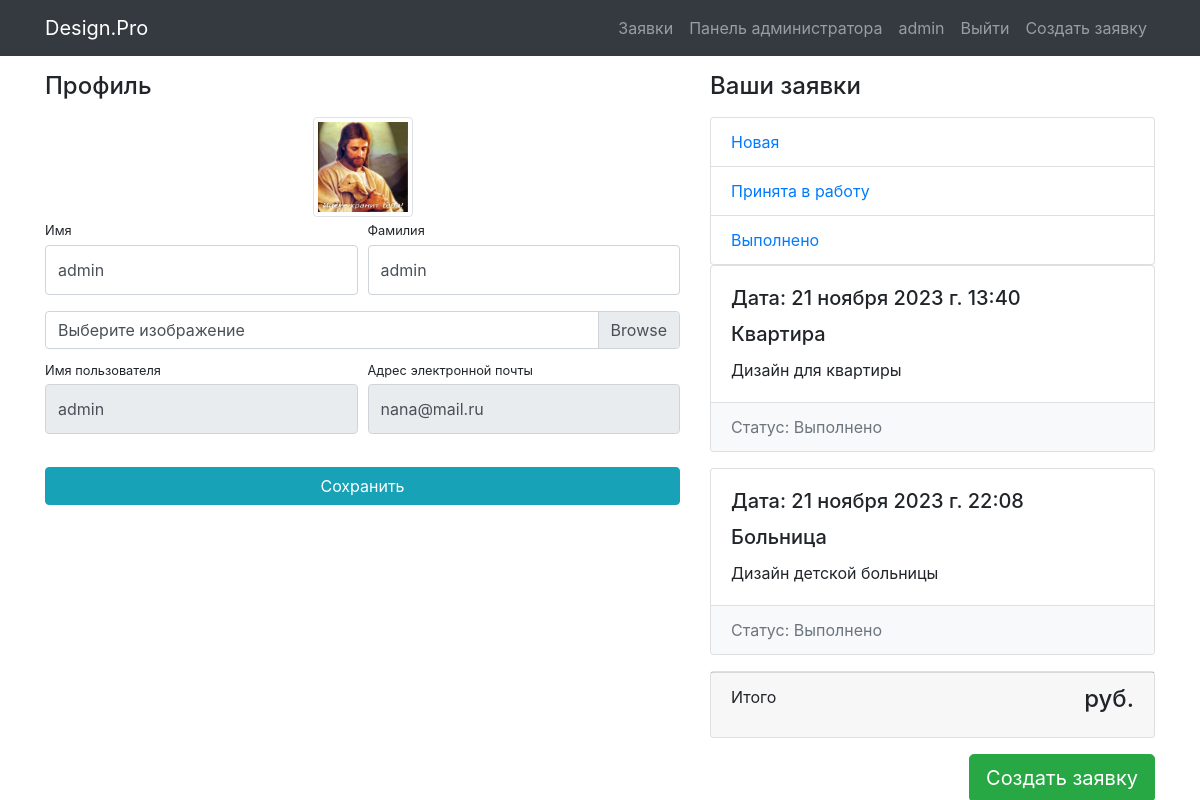
/users/profile/ (signed in), run on the app's committed database.
### users/models.py (models this page shows)
class User(AbstractUser):
    image = models.ImageField(upload_to='users_images', blank=True)

### main/models.py (models this page shows, shortened)
class ApplicationStatus(models.Model):
    name = models.CharField(max_length=64, unique=True)
    class Meta:
        verbose_name_plural = 'Application Statuses'
    def __str__(self):
        return self.name

class Application(models.Model):
    name = models.CharField(max_length=125)
    imageofapp = models.ImageField(upload_to='applications_image')
    description = models.TextField(max_length=256)
    category = models.ForeignKey(ApplicationCategory, on_delete=models.CASCADE)
    status = models.ForeignKey(ApplicationStatus, on_delete=models.CASCADE, default=1)
    created_timestamp = models.DateTimeField(auto_now_add=True)
    author = models.ForeignKey(User, on_delete=models.CASCADE, null=True)

### users/views.py (the view)
# urls.py: path('profile/', profile, name='profile'),
@login_required()
def profile(request, status_id=None):
    user = request.user
    if request.method == 'POST':
        form = UserProfileForm(data=request.POST, files=request.FILES, instance=user)
        if form.is_valid():
            form.save()
            messages.success(request, 'Данные изменены')
            return HttpResponseRedirect(reverse('users:profile'))
    else:
        form = UserProfileForm(instance=user)
    usersapplications = Application.objects.filter(author=user)
    context = {
        'form': form,
        'title': 'Design.Pro - Личный кабинет',
        'usersapplications': usersapplications,
        'statuses': ApplicationStatus.objects.all(),
    }
    if status_id:
        usersapplications = Application.objects.filter(status_id=status_id, author=request.user)
    else:
        usersapplications = Application.objects.filter(author=user)
    context.update({'usersapplications': usersapplications})
    return render(request, 'users/profile.html', context)

### users/forms.py
class UserProfileForm(UserChangeForm):
    username = forms.CharField(widget=forms.TextInput(attrs={'readonly': True}))
    email = forms.CharField(widget=forms.EmailInput(attrs={'readonly': True}))
    image = forms.ImageField(widget=forms.FileInput(), required=False)
    class Meta:
        model = User
        fields = ('username', 'email', 'first_name', 'last_name', 'image')
    def __init__(self, *args, **kwargs):
        super(UserProfileForm, self).__init__(*args, **kwargs)
        for field_name, filed in self.fields.items():
            filed.widget.attrs['class'] = 'form-control py-4'
        self.fields['image'].widget.attrs['class'] = 'custom-file-input'

### users/templates/users/profile.html (shortened to what this page needs)
{% extends 'main/base.html' %}
{% load static %}
{% block css %} <link href="{% static 'css/profile.css' %}" rel="stylesheet"> {% endblock %}
{% block content %}
    <div class="container">
    <div class="row">
        <div class="col-lg-7">
            <h4 class="mt-3 mb-3">Профиль</h4>
            <div class="col-lg-12 text-center">
                <img width="100" height="100"
                     src="{% if user.image %} {{ user.image.url }} {% else %} {% static 'vendor/img/users/default_avatar.jpg' %} {% endif %}"
                     class="img-thumbnail">
            </div>
            <form action="{% url 'users:profile' %}" method="post" enctype="multipart/form-data">
                <div class="form-row">
                    <div class="col-lg-6">
                        <div class="form-group">
                            <label class="small mb-1" for="{{ form.first_name.id_for_label }}">Имя</label>
                            {{ form.first_name }}
                        </div>
                    </div>
                    <div class="col-lg-6">
                        <div class="form-group">
                            <label class="small mb-1" for="{{ form.last_name.id_for_label }}">Фамилия</label>
                            {{ form.last_name }}
                        </div>
                    </div>
                </div>
                <div class="form-row mb-2">
                    <div class="col-lg-12">
                        <div class="custom-file">
                            <label class="custom-file-label" for="{{ form.image.id_for_label }}">Выберите изображение</label>
                        </div>
                    </div>
                </div>
                <div class="form-row">
                    <div class="col-lg-6">
                        <label class="small mb-1" for="{{ form.username.id_for_label }}">Имя пользователя</label>
                        {{ form.username }}
                    </div>
                    <div class="col-lg-6">
                        <label class="small mb-1" for="{{ form.email.id_for_label }}">Адрес электронной
                            почты</label>
                        {{ form.email }}
                    </div>
                </div>
                <div class="form-row">
                    <div class="col-lg-12" style="margin-top: 33px;">
                        <input class="btn btn-info btn-block" type="submit" value="Сохранить">
                    </div>
                </div>
            </form>
        </div>
        {% include 'main/users_applications.html' %}
    </div>
</div>
{% endblock %}

### main/templates/main/base.html (shortened to what this page needs)
{% load static %}
<!DOCTYPE html>
<html lang="en">
<head>
    <link href="{% static 'vendor/bootstrap/css/bootstrap.min.css' %}" rel="stylesheet">
    {% block css %} <link href="{% static 'css/index.css' %}" rel="stylesheet"> {% endblock %}
</head>
<body>
<nav class="navbar navbar-expand-lg navbar-dark bg-dark fixed-top">
    <div class="container">
        <a class="navbar-brand" href="{% url 'index' %}">Design.Pro</a>
        <div class="collapse navbar-collapse" id="navbarResponsive">
            <ul class="navbar-nav ml-auto">
                <li class="nav-item">
                        <a class="nav-link" href="{% url 'applications:index' %}">Заявки
                        </a>
                </li>
                {% if user.is_authenticated %}
                    {% if user.is_staff %}
                        <li class="nav-item">
                            <a class="nav-link" href="{% url 'admin:index' %}">Панель администратора
                            </a>
                        </li>
                    {% endif %}
                    <li class="nav-item">
                        <a class="nav-link" href="{% url 'users:profile' %}">{{ user.username }}
                        </a>
                    </li>
                    <li class="nav-item">
                        <a class="nav-link" href="{% url 'users:logout' %}">Выйти </a>
                    </li>
                    <li class="nav-item">
                        <a class="nav-link" href="{% url 'applications:application_create' %}">Создать заявку</a>
                    </li>
                {% else %}
                    <li class="nav-item">
                        <a class="nav-link" href="{% url 'users:login' %}">Войти <i class="fas fa-sign-in-alt"></i></a>
                    </li>
                {% endif %}
            </ul>
        </div>
    </div>
</nav>
{% block content %} {% endblock %}
</body>
</html>

### main/templates/main/users_applications.html (shortened to what this page needs)
{% if usersapplications %}
<div class="col-lg-5">
    <h4 class="mt-3 mb-3 d-flex justify-content-between align-items-center mb-3">
        Ваши заявки
    </h4>
    <div class="list-group">
        {% for status in statuses %}
            <a href="{% url 'users:status' status.id %}"
               class="list-group-item">
                {{ status.name }}
            </a>
        {% endfor %}
    </div>
    {% for application in usersapplications %}
        {% if application.name %}
            <div class="card mb-3">
                <div class="card-body">
                    <h5 class="card-title">Дата: {{ application.created_timestamp }}</h5>
                    <h5 class="card-title">{{ application.name }}</h5>
                    <p class="card-text">{{ application.description }}</p>
                </div>
                <ul class="list-group list-group-flush">
                    <li class="list-group-item d-flex justify-content-between lh-condensed bg-light">
                        <span class="text-muted">Статус: {{ application.status }}</span>
                    </li>
                </ul>
            </div>
        {% endif %}
    {% endfor %}
    <div class="card mb-3">
        <div class="card-footer">
            <p class="float-left">Итого</p>
            <h4 class="float-right">{{ total_sum }} руб.</h4>
        </div>
    </div>
    <a href="{% url 'applications:application_create' %}"><button type="button" class="btn btn-success btn-lg float-right">Создать заявку</button></a>
</div>
{% else %}
    <h4 class="mt-3 mb-3 mb-3 text-center">
        Заявок нет
    </h4>
{% endif %}

### static/css/profile.css (style rules this page uses)
body { padding-top: 56px; }

### data on the page
User: username "admin", image (picture), first_name "admin", last_name "admin", email "nana@mail.ru"
ApplicationStatus: name "Новая"
ApplicationStatus: name "Принята в работу"
ApplicationStatus: name "Выполнено"
Application: created_timestamp "21 ноября 2023 г. 13:40", name "Квартира", description "Дизайн для квартиры", status "Выполнено"
Application: created_timestamp "21 ноября 2023 г. 22:08", name "Больница", description "Дизайн детской больницы", status "Выполнено"
